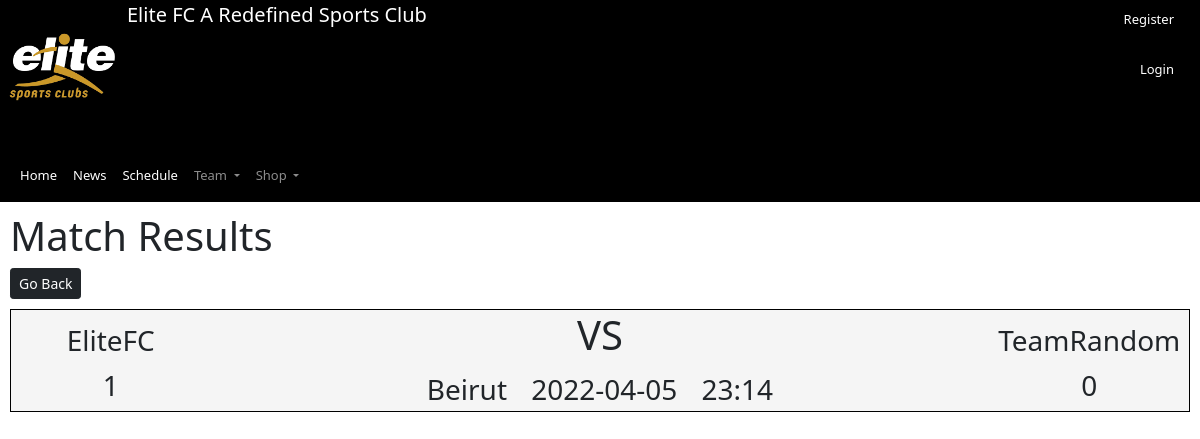
Page /matcheResults/ on the earlier database version.
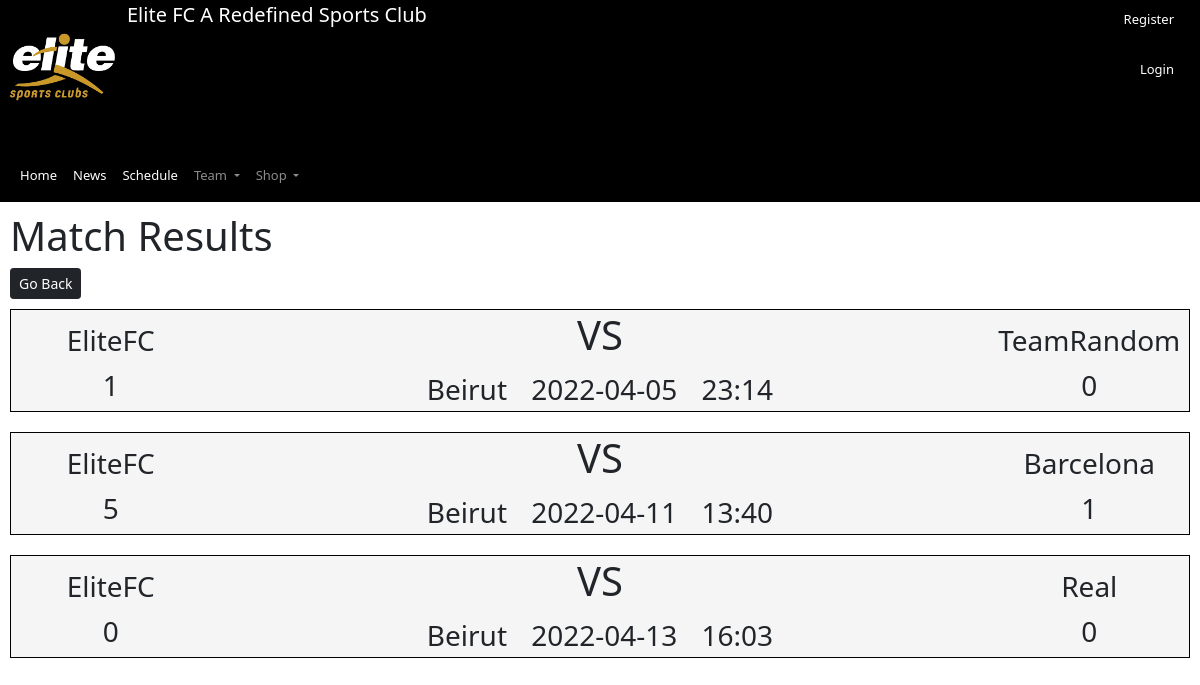
Same page on the later database version.
### system/models.py (models this page shows)
class Match(models.Model):
    id = models.IntegerField(primary_key=True)
    date = models.TextField(default = "XX/XX/XX")
    time = models.TextField(default = "XX:XX")
    team1 = models.TextField(default = "")
    team2 = models.TextField(default = "")
    score1 = models.IntegerField(default = 0)
    score2 = models.IntegerField(default = 0)
    location = models.TextField(default="")
    def team1Img(self):
        try:
            team1_img_url = Team.objects.filter(name=self.team1).first().image.url
        except:
            team1_img_url=''
        return team1_img_url
    def team2Img(self):
        try:
            team2_img_url = Team.objects.filter(name=self.team2).first().image.url
        except:
            team2_img_url=''
        return team2_img_url

### system/domains/Matches/MatchesController.py (the view)
# urls.py: path('matcheResults/', views.matcheResults.as_view()),
class matcheResults(ListView):  # puts one news article on page
    model = Match
    template_name = 'system/matchResults.html'
    def get_queryset(self):
        today = datetime.today().strftime('%Y-%m-%d')
        matcheResults = Match.objects.filter(date__lt=today)
        return matcheResults

### system/helpers/AuthenticationMiddleware.py (called while the page is built)
def authenticationMiddleware(get_response):
    def middleware(request):
        global SKIP_PATHS
        bSkip = False
        requestPath = request.path
        print(requestPath)
        for path in SKIP_PATHS:
            pattern = re.compile(path)
            expression = pattern.match(requestPath)
            if expression:
                bSkip = True
                break
        if not bSkip:
            if 'login' not in request.session:
                messages.error(request,'UnAuthenticated: You need to login access to '+requestPath)
                return redirect('/')
        response = get_response(request)
        return response
    return middleware

### system/helpers/PermissionMiddleware.py (called while the page is built, shortened)
def permissionMiddleware(get_response):
    def middleware(request):
        global SKIP_PATHS
        bSkip = False
        requestPath = request.path
        print(requestPath)
        for path in SKIP_PATHS:
            pattern = re.compile(path)
            expression = pattern.match(requestPath)
            if expression:
                bSkip = True
                break
        response = get_response(request)
        return response
    return middleware

### system/templates/system/matchResults.html (shortened to what this page needs)
{% extends 'system/base.html' %}
    {%block content%}
    <h1>Match Results</h1>
        <a href = "/" class = "btn btn-dark btn-sm"> Go Back</a>
    <div style="line-height:0.8;display:flex;flex-wrap:wrap">
    {% load custom_tags%}
    {% for match in object_list %}
        <div class = 'latest_result_container'>
            <table class = 'latest_result'>
                <tr>
                    <td style='width:200px'>
                        <h3>{{match.team1}}</h3>
                    </td>
                    <td>
                        <h1>VS</h1>
                    </td>
                    <td style='width:200px'>
                        <h3>{{match.team2}}</h3>
                    </td>
                <tr>
                 <tr>
                    <td>
                        <h3>{{match.score1}}</h3>
                    </td>
                    <td>
                        <h3 style='display:inline;margin:0 10px;'>{{match.location}}</h3>
                        <h3 style='display:inline;margin:0 10px;'>{{match.date}}</h3>
                        <h3 style='display:inline;margin:0 10px;'>{{match.time}}</h3>
                    </td>
                    <td>
                        <h3>{{match.score2}}</h3>
                    </td>
            </table>
        </div>
    {% endfor %}
    </div>
    {% endblock %}

Differences in the rows shown:
added Match: team1 "EliteFC", team2 "Barcelona", score1 "5", location "Beirut", date "2022-04-11", time "13:40", score2 "1"
added Match: team1 "EliteFC", team2 "Real", score1 "0", location "Beirut", date "2022-04-13", time "16:03", score2 "0"
